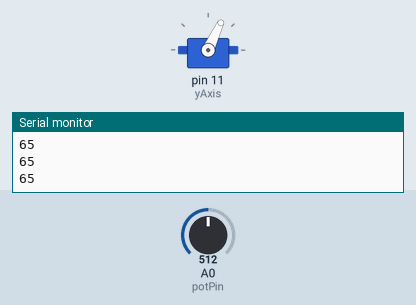
The sketch below on a simulated Arduino Uno, built with avr-gcc and run on an emulated ATmega328P. Parts: servo, the last lines printed to the serial monitor. The test bench sets the inputs (shaded band); at power-on: A0 (potPin) = 512.

Above: at 2.2 s.
2.3 s: A0 (potPin) set to 306
At 3.4 s:
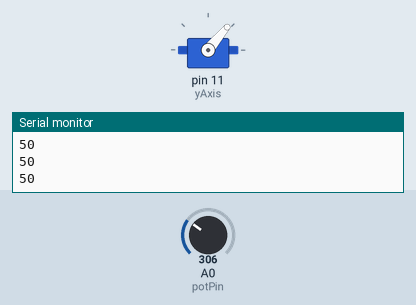
3.8 s: A0 (potPin) set to 122
At 4.4 s:
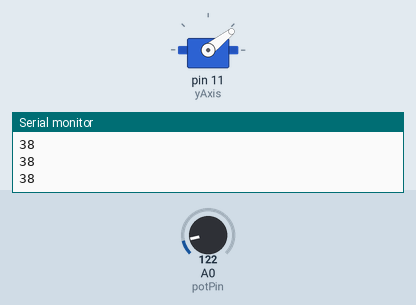
5.3 s: A0 (potPin) set to 900
At 5.6 s:
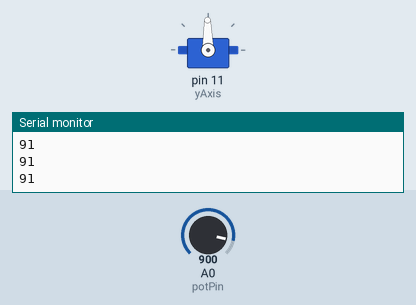
6.8 s: A0 (potPin) set to 1023
At 8.1 s:
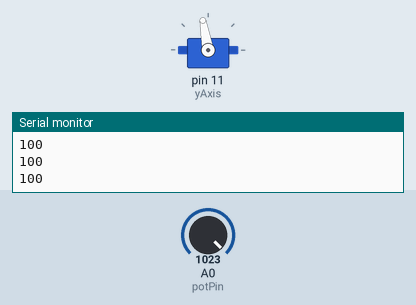
Timing chart, 0 to 9.3 s (numbered marks = the images above; inputs shaded):
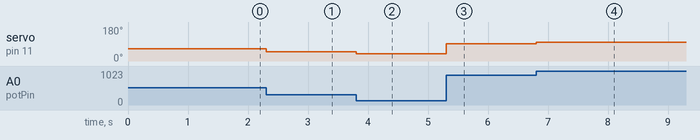

Measured:
- after the input at 2.3 s, servo on pin 11 (yAxis): 65° → 50° at once
- after the input at 3.8 s, servo on pin 11 (yAxis): 50° → 38° at once
- after the input at 5.3 s, servo on pin 11 (yAxis): 38° → 91° at once
- after the input at 6.8 s, servo on pin 11 (yAxis): 91° → 100° at once

The sketch:

gemiKameraPTZ.ino
```cpp
#include <Servo.h>

#define xAxis 10 //UNO'nun PWM Herhangi Bir Pini
#define yAxis 11 //UNO'nun PWM Herhangi Bir Pini

#define potPin A0

Servo yAxisServo;

void setup() {
  Serial.begin(9600);
  yAxisServo.attach(yAxis);
  yAxisServo.write(66);
  delay(1000);
}

void loop() {
  // Kameranın Tam Tur Yukarı-Aşağı Hareketi
  int potDeger = analogRead(potPin);
  potDeger = map(potDeger, 0, 1023, 30, 100);
//  if (100 < potDeger < 30) {
//    yAxisServo.write(potDeger);
//    Serial.println(potDeger);
//  } else if(potDeger > 100) {
//    yAxisServo.write(100);
//  } else if(potDeger < 30){
//    yAxisServo.write(30);
//  }
  yAxisServo.write(potDeger);
  Serial.println(potDeger);
  delay(5);
}
```
